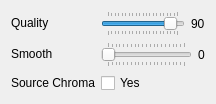
                 <widget class="QWidget" name="jpgPage">
                  <layout class="QFormLayout" name="jpgPageLayout">
                   <item row="0" column="1">
                    <layout class="QHBoxLayout" name="jpgQualityLayout">
                     <item>
                      <widget class="QSlider" name="jpgQuality">
                       <property name="cursor">
                        <cursorShape>PointingHandCursor</cursorShape>
                       </property>
                       <property name="maximum">
                        <number>100</number>
                       </property>
                       <property name="value">
                        <number>90</number>
                       </property>
                       <property name="orientation">
                        <enum>Qt::Orientation::Horizontal</enum>
                       </property>
                       <property name="tickPosition">
                        <enum>QSlider::TickPosition::TicksBothSides</enum>
                       </property>
                       <property name="tickInterval">
                        <number>5</number>
                       </property>
                      </widget>
                     </item>
                     <item>
                      <widget class="QLabel" name="jpgQualityValue">
                       <property name="text">
                        <string notr="true">90</string>
                       </property>
                      </widget>
                     </item>
                    </layout>
                   </item>
                   <item row="2" column="0">
                    <widget class="QLabel" name="jpgSourceChromaLabel">
                     <property name="text">
                      <string>Source Chroma</string>
                     </property>
                    </widget>
                   </item>
                   <item row="1" column="1">
                    <layout class="QHBoxLayout" name="jpgSmoothLayout">
                     <item>
                      <widget class="QSlider" name="jpgSmooth">
                       <property name="cursor">
                        <cursorShape>PointingHandCursor</cursorShape>
                       </property>
                       <property name="maximum">
                        <number>100</number>
                       </property>
                       <property name="orientation">
                        <enum>Qt::Orientation::Horizontal</enum>
                       </property>
                       <property name="tickPosition">
                        <enum>QSlider::TickPosition::TicksBothSides</enum>
                       </property>
                       <property name="tickInterval">
                        <number>5</number>
                       </property>
                      </widget>
                     </item>
                     <item>
                      <widget class="QLabel" name="jpgSmoothValue">
                       <property name="text">
                        <string notr="true">0</string>
                       </property>
                      </widget>
                     </item>
                    </layout>
                   </item>
                   <item row="0" column="0">
                    <widget class="QLabel" name="jpgQualityLabel">
                     <property name="text">
                      <string>Quality</string>
                     </property>
                    </widget>
                   </item>
                   <item row="1" column="0">
                    <widget class="QLabel" name="jpgSmoothLabel">
                     <property name="text">
                      <string>Smooth</string>
                     </property>
                    </widget>
                   </item>
                   <item row="2" column="1">
                    <widget class="QCheckBox" name="jpgSourceChroma">
                     <property name="text">
                      <string>Yes</string>
                     </property>
                    </widget>
                   </item>
                  </layout>
                 </widget>
